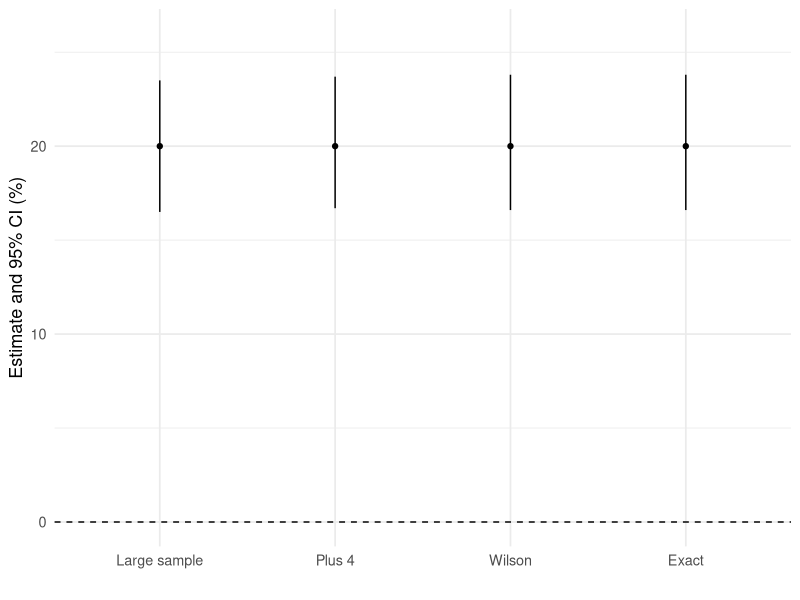
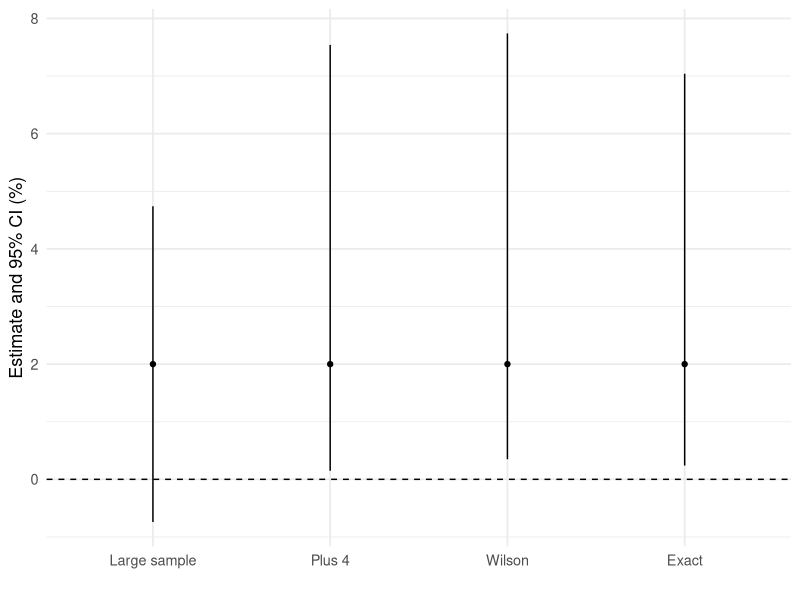

Recreate these plots in R, in order.
## ---- chunk 1
library(dplyr)
library(tibble)
library(ggplot2)
knitr::opts_chunk$set(fig.align = "center", message = FALSE, warning = FALSE)
options(width = 90)
## ---- chunk 2
x <- 64
n <- 75

p.hat <- x / n                            # ordinary estimate
p.tilde <- (x + 2) / (n + 4)              # plus four estimate
se <- sqrt(p.tilde * (1 - p.tilde) / (n + 4))

c(p.hat, p.tilde, se)

p.tilde + c(-1, 1) * 1.96 * se            # 95% CI
## ---- chunk 3
p.hat <- 100/500                          # estimate proportion
se <- sqrt(p.hat*(1-p.hat)/500)           # standard error
c(p.hat - 1.96*se, p.hat + 1.96*se)       # CI
## ---- chunk 4
p.tilde <- (100 + 2)/(500 + 4)
se <- sqrt(p.tilde*(1-p.tilde)/504)       # standard error
c(p.tilde - 1.96*se, p.tilde + 1.96*se)   # CI
## ---- chunk 5
prop.test(x = 100, n = 500, conf.level = 0.95)
## ---- chunk 6
prop.test(x = 100, n = 500)$conf.int
## ---- chunk 7
binom.test(x = 100, n = 500, conf.level = 0.95)$conf.int
## ---- chunk 8
elderly_CIs <- tibble(
  method   = c("Large sample", "Plus 4", "Wilson", "Exact"),
  lower    = c(16.5, 16.7, 16.6, 16.6),
  upper    = c(23.5, 23.7, 23.8, 23.8),
  estimate = rep(20, 4))

elderly_CIs$method <- factor(elderly_CIs$method,
  levels = c("Large sample", "Plus 4", "Wilson", "Exact"))

ggplot(data = elderly_CIs, aes(x = method, y = estimate)) +
  geom_point() +
  geom_segment(aes(xend = method, y = lower, yend = upper)) +
  geom_hline(aes(yintercept = 0), lty = 2) +
  scale_y_continuous(limits = c(0, 26)) +
  labs(y = "Estimate and 95% CI (%)", x = "") +
  theme_minimal(base_size = 13)
## ---- chunk 9
p.hat <- 2/100                            # estimate proportion
se <- sqrt(p.hat*(1-p.hat)/100)           # standard error
c(p.hat - 1.96*se, p.hat + 1.96*se)       # CI

p.tilde <- (2 + 2)/(100 + 4)
se <- sqrt(p.tilde*(1-p.tilde)/104)       # standard error
c(p.tilde - 1.96*se, p.tilde + 1.96*se)   # CI
## ---- chunk 10
binom.test(x = 2, n = 100, conf.level = 0.95)$conf.int
prop.test(x = 2, n = 100, conf.level = 0.95)$conf.int
## ---- chunk 11
elderly_CIs <- tibble(
  method   = c("Large sample", "Plus 4", "Wilson", "Exact"),
  lower    = c(-0.74, 0.15, 0.35, 0.24),
  upper    = c(4.74, 7.54, 7.74, 7.04),
  estimate = rep(2, 4))

elderly_CIs$method <- factor(elderly_CIs$method,
  levels = c("Large sample", "Plus 4", "Wilson", "Exact"))

ggplot(data = elderly_CIs, aes(x = method, y = estimate)) +
  geom_point() +
  geom_segment(aes(xend = method, y = lower, yend = upper)) +
  geom_hline(aes(yintercept = 0), lty = 2) +
  labs(y = "Estimate and 95% CI (%)", x = "") +
  theme_minimal(base_size = 13)
## ---- chunk 12
p.hat <- 33/200
p.0 <- 0.10
n <- 200

n * p.0            # expected successes under H0, need >= 10
n * (1 - p.0)      # expected failures under H0, need >= 10

se <- sqrt(p.0 * (1 - p.0) / n)            # note p.0, not p.hat
z <- (p.hat - p.0) / se
c(p.hat, se, z)

pnorm(q = z, lower.tail = FALSE)           # one-sided p-value
## ---- chunk 13
prop.test(x = 33, n = 200, p = 0.10,
          alternative = "greater", correct = FALSE)
## ---- chunk 14
n_for_prop <- function(m, p.star, conf = 0.95) {
  z.star <- qnorm(1 - (1 - conf)/2)
  ceiling((z.star / m)^2 * p.star * (1 - p.star))
}

n_for_prop(m = 0.04, p.star = 0.5)     # no prior information
n_for_prop(m = 0.04, p.star = 0.25)    # prior study suggested 25%
n_for_prop(m = 0.03, p.star = 0.5)     # CI *width* of 6 points
## ---- chunk 15
n_for_prop(m = 0.005, p.star = 0.04)
## ---- chunk 16
x <- 40; n <- 250

# (a) large sample
p.hat <- x/n
se <- sqrt(p.hat*(1-p.hat)/n)
p.hat + c(-1, 1) * 1.96 * se

# (b) plus four
p.tilde <- (x + 2)/(n + 4)
se4 <- sqrt(p.tilde*(1-p.tilde)/(n + 4))
p.tilde + c(-1, 1) * 1.96 * se4

# (c) Wilson and exact
prop.test(x, n)$conf.int
binom.test(x, n)$conf.int

# (d) condition
c(n*p.hat, n*(1-p.hat))
## ---- chunk 17
x <- 3; n <- 40

# (a)
p.hat <- x/n
se <- sqrt(p.hat*(1-p.hat)/n)
p.hat + c(-1, 1) * 1.96 * se

n * p.hat   # expected successes

# (c)
p.tilde <- (x + 2)/(n + 4)
se4 <- sqrt(p.tilde*(1-p.tilde)/(n + 4))
p.tilde + c(-1, 1) * 1.96 * se4

binom.test(x, n)$conf.int
## ---- chunk 18
x <- 14; n <- 400; p.0 <- 0.02

# (b) condition, using p.0 not p.hat
c(n*p.0, n*(1-p.0))

# (c)
p.hat <- x/n
se <- sqrt(p.0*(1-p.0)/n)
z <- (p.hat - p.0)/se
c(p.hat, se, z)
pnorm(z, lower.tail = FALSE)

# (d)
prop.test(x = x, n = n, p = p.0, alternative = "greater", correct = FALSE)
## ---- chunk 19
# (a) width 4 points => m = 0.02
n_for_prop(m = 0.02, p.star = 0.5)     # (b)
n_for_prop(m = 0.02, p.star = 0.8)     # (c)

n_for_prop(m = 0.02, p.star = 0.5) - n_for_prop(m = 0.02, p.star = 0.8)
